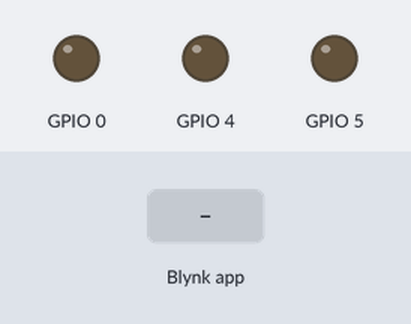
Simulated run of this sketch. Board: ESP8266 (NodeMCU). Parts: output pins drawn as LEDs (lit = HIGH). The test bench sets the inputs (shaded band). WiFi joins after 1.5 s; servers stay silent unless stated.

Above: at 3.0 s.
3.1 s: Blynk app writes 1 to V3
At 3.7 s:
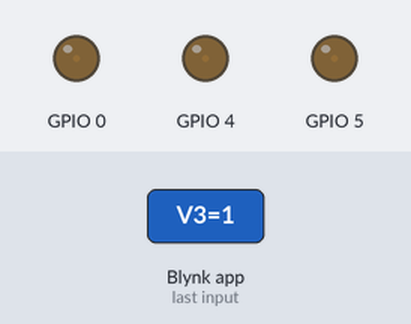
4.6 s: Blynk app writes 200 to V3
At 6.0 s:
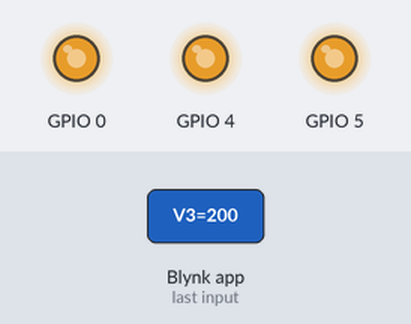
Timing chart, 0 to 7.6 s (numbered marks = the images above; inputs shaded):
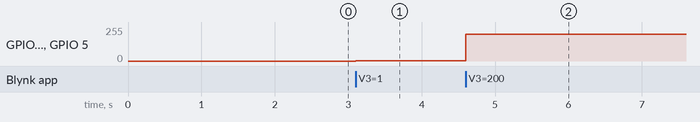

The sketch:

Blynk_WiFi_2nd_NodeMCU.ino
```cpp
#define BLYNK_PRINT Serial


#include <ESP8266WiFi.h>
#include <BlynkSimpleEsp8266.h>

char auth[] = "yFwLw9_YN6AYq9Yj5kCb90BzCb9Qw_sc";

char ssid[] = "Sandeep Bansal_2.4ghz";
char pass[] = "gggggggg";
BLYNK_WRITE(V3){
  int r = param[0].asInt();
  int g = param[1].asInt();
  int b = param[2].asInt();
  analogWrite(5, r);
  analogWrite(4, g);
  analogWrite(0, b);
}
void setup()
{
  // Debug console
  Serial.begin(9600);

  Blynk.begin(auth, ssid, pass);
  // You can also specify server:
  //Blynk.begin(auth, ssid, pass, "blynk-cloud.com", 80);
  //Blynk.begin(auth, ssid, pass, IPAddress(192,168,1,100), 8080);
}

void loop()
{
  Blynk.run();
}
```

Measured:
- after the input at 3.1 s, GPIO 0, GPIO 4, GPIO 5: 0/255 → 1/255 at once
- after the input at 4.6 s, GPIO 0, GPIO 4, GPIO 5: 1/255 → 200/255 at once
